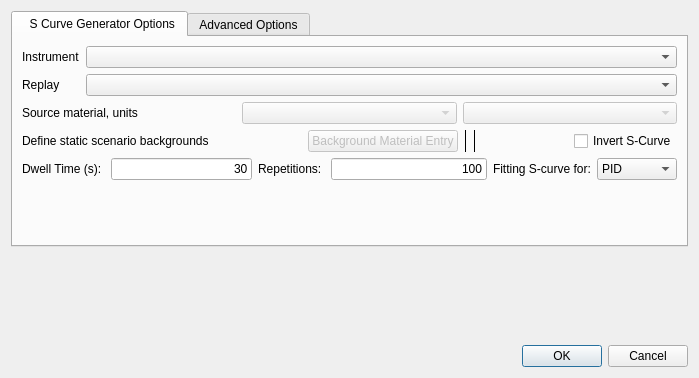
<?xml version="1.0" encoding="UTF-8"?>
<ui version="4.0">
 <class>AutoSCurveDialog</class>
 <widget class="QDialog" name="AutoSCurveDialog">
  <property name="geometry">
   <rect>
    <x>0</x>
    <y>0</y>
    <width>699</width>
    <height>378</height>
   </rect>
  </property>
  <property name="windowTitle">
   <string>Dialog</string>
  </property>
  <layout class="QVBoxLayout" name="verticalLayout_8">
   <item>
    <widget class="QTabWidget" name="tabWidget">
     <property name="layoutDirection">
      <enum>Qt::LayoutDirection::LeftToRight</enum>
     </property>
     <property name="tabPosition">
      <enum>QTabWidget::TabPosition::North</enum>
     </property>
     <property name="tabShape">
      <enum>QTabWidget::TabShape::Rounded</enum>
     </property>
     <property name="currentIndex">
      <number>0</number>
     </property>
     <property name="elideMode">
      <enum>Qt::TextElideMode::ElideRight</enum>
     </property>
     <property name="usesScrollButtons">
      <bool>false</bool>
     </property>
     <widget class="QWidget" name="scurve_generation">
      <attribute name="title">
       <string>  S Curve Generator Options</string>
      </attribute>
      <layout class="QVBoxLayout" name="verticalLayout_2">
       <item>
        <layout class="QFormLayout" name="formLayout">
         <property name="fieldGrowthPolicy">
          <enum>QFormLayout::FieldGrowthPolicy::ExpandingFieldsGrow</enum>
         </property>
         <item row="0" column="1">
          <widget class="QComboBox" name="combo_inst">
           <property name="sizePolicy">
            <sizepolicy hsizetype="Expanding" vsizetype="Fixed">
             <horstretch>0</horstretch>
             <verstretch>0</verstretch>
            </sizepolicy>
           </property>
           <item>
            <property name="text">
             <string/>
            </property>
           </item>
          </widget>
         </item>
         <item row="2" column="1">
          <widget class="QComboBox" name="combo_replay">
           <property name="sizePolicy">
            <sizepolicy hsizetype="Expanding" vsizetype="Fixed">
             <horstretch>0</horstretch>
             <verstretch>0</verstretch>
            </sizepolicy>
           </property>
          </widget>
         </item>
         <item row="2" column="0">
          <widget class="QLabel" name="label_replay">
           <property name="text">
            <string>Replay</string>
           </property>
          </widget>
         </item>
         <item row="0" column="0">
          <widget class="QLabel" name="label_inst">
           <property name="text">
            <string>Instrument</string>
           </property>
          </widget>
         </item>
        </layout>
       </item>
       <item>
        <layout class="QHBoxLayout" name="horizontalLayout_4">
         <item>
          <widget class="QLabel" name="label_mat">
           <property name="text">
            <string>Source material, units</string>
           </property>
          </widget>
         </item>
         <item>
          <widget class="QComboBox" name="combo_mat">
           <property name="enabled">
            <bool>false</bool>
           </property>
           <property name="sizePolicy">
            <sizepolicy hsizetype="Minimum" vsizetype="Fixed">
             <horstretch>0</horstretch>
             <verstretch>0</verstretch>
            </sizepolicy>
           </property>
           <property name="minimumSize">
            <size>
             <width>100</width>
             <height>0</height>
            </size>
           </property>
           <property name="maximumSize">
            <size>
             <width>16777215</width>
             <height>16777215</height>
            </size>
           </property>
           <item>
            <property name="text">
             <string/>
            </property>
           </item>
          </widget>
         </item>
         <item>
          <widget class="QComboBox" name="combo_matdose">
           <property name="enabled">
            <bool>false</bool>
           </property>
           <property name="sizePolicy">
            <sizepolicy hsizetype="Minimum" vsizetype="Fixed">
             <horstretch>0</horstretch>
             <verstretch>0</verstretch>
            </sizepolicy>
           </property>
           <property name="minimumSize">
            <size>
             <width>100</width>
             <height>0</height>
            </size>
           </property>
           <item>
            <property name="text">
             <string/>
            </property>
           </item>
          </widget>
         </item>
        </layout>
       </item>
       <item>
        <layout class="QHBoxLayout" name="horizontalLayout_2">
         <item>
          <widget class="QLabel" name="label_back">
           <property name="text">
            <string>Define static scenario backgrounds</string>
           </property>
          </widget>
         </item>
         <item>
          <spacer name="horizontalSpacer_4">
           <property name="orientation">
            <enum>Qt::Orientation::Horizontal</enum>
           </property>
           <property name="sizeHint" stdset="0">
            <size>
             <width>40</width>
             <height>20</height>
            </size>
           </property>
          </spacer>
         </item>
         <item>
          <widget class="QPushButton" name="btn_bgnd">
           <property name="enabled">
            <bool>false</bool>
           </property>
           <property name="text">
            <string>Background Material Entry</string>
           </property>
          </widget>
         </item>
         <item>
          <widget class="Line" name="line">
           <property name="frameShadow">
            <enum>QFrame::Shadow::Plain</enum>
           </property>
           <property name="orientation">
            <enum>Qt::Orientation::Vertical</enum>
           </property>
          </widget>
         </item>
         <item>
          <widget class="Line" name="line_2">
           <property name="frameShadow">
            <enum>QFrame::Shadow::Plain</enum>
           </property>
           <property name="orientation">
            <enum>Qt::Orientation::Vertical</enum>
           </property>
          </widget>
         </item>
         <item>
          <spacer name="horizontalSpacer_2">
           <property name="orientation">
            <enum>Qt::Orientation::Horizontal</enum>
           </property>
           <property name="sizeHint" stdset="0">
            <size>
             <width>40</width>
             <height>20</height>
            </size>
           </property>
          </spacer>
         </item>
         <item>
          <widget class="QCheckBox" name="check_invert">
           <property name="layoutDirection">
            <enum>Qt::LayoutDirection::LeftToRight</enum>
           </property>
           <property name="text">
            <string>Invert S-Curve</string>
           </property>
          </widget>
         </item>
        </layout>
       </item>
       <item>
        <layout class="QHBoxLayout" name="horizontalLayout_24">
         <item>
          <layout class="QHBoxLayout" name="horizontalLayout_8">
           <item>
            <widget class="QLabel" name="label_dwell">
             <property name="text">
              <string>Dwell Time (s): </string>
             </property>
            </widget>
           </item>
           <item>
            <widget class="QLineEdit" name="line_dwell">
             <property name="text">
              <string>30</string>
             </property>
             <property name="alignment">
              <set>Qt::AlignmentFlag::AlignRight|Qt::AlignmentFlag::AlignTrailing|Qt::AlignmentFlag::AlignVCenter</set>
             </property>
            </widget>
           </item>
          </layout>
         </item>
         <item>
          <layout class="QHBoxLayout" name="horizontalLayout_13">
           <item>
            <widget class="QLabel" name="label_rep">
             <property name="text">
              <string>Repetitions: </string>
             </property>
            </widget>
           </item>
           <item>
            <widget class="QLineEdit" name="line_rep">
             <property name="text">
              <string>100</string>
             </property>
             <property name="alignment">
              <set>Qt::AlignmentFlag::AlignRight|Qt::AlignmentFlag::AlignTrailing|Qt::AlignmentFlag::AlignVCenter</set>
             </property>
            </widget>
           </item>
          </layout>
         </item>
         <item>
          <layout class="QHBoxLayout" name="horizontalLayout_9">
           <item>
            <widget class="QLabel" name="label_resulttype">
             <property name="text">
              <string>Fitting S-curve for:</string>
             </property>
            </widget>
           </item>
           <item>
            <widget class="QComboBox" name="combo_resulttype">
             <property name="minimumSize">
              <size>
               <width>80</width>
               <height>0</height>
              </size>
             </property>
             <item>
              <property name="text">
               <string>PID</string>
              </property>
             </item>
             <item>
              <property name="text">
               <string>C&amp;C</string>
              </property>
             </item>
             <item>
              <property name="text">
               <string>TP</string>
              </property>
             </item>
             <item>
              <property name="text">
               <string>Precision</string>
              </property>
             </item>
             <item>
              <property name="text">
               <string>Recall</string>
              </property>
             </item>
             <item>
              <property name="text">
               <string>Fscore</string>
              </property>
             </item>
            </widget>
           </item>
          </layout>
         </item>
        </layout>
       </item>
       <item>
        <spacer name="verticalSpacer_2">
         <property name="orientation">
          <enum>Qt::Orientation::Vertical</enum>
         </property>
         <property name="sizeHint" stdset="0">
          <size>
           <width>20</width>
           <height>40</height>
          </size>
         </property>
        </spacer>
       </item>
      </layout>
     </widget>
     <widget class="QWidget" name="advanced_options">
      <attribute name="title">
       <string>Advanced Options</string>
      </attribute>
      <layout class="QVBoxLayout" name="verticalLayout">
       <item>
        <layout class="QHBoxLayout" name="horizontalLayout_14">
         <item>
          <widget class="QLabel" name="label_19">
           <property name="toolTip">
            <string>&lt;html&gt;&lt;head/&gt;&lt;body&gt;&lt;p&gt;Number of points on the edge of the S-curve going from 0 to 1&lt;/p&gt;&lt;/body&gt;&lt;/html&gt;</string>
           </property>
           <property name="text">
            <string># Points on Rising Edge</string>
           </property>
          </widget>
         </item>
         <item>
          <spacer name="horizontalSpacer_5">
           <property name="orientation">
            <enum>Qt::Orientation::Horizontal</enum>
           </property>
           <property name="sizeHint" stdset="0">
            <size>
             <width>40</width>
             <height>20</height>
            </size>
           </property>
          </spacer>
         </item>
         <item>
          <widget class="QLineEdit" name="line_edge">
           <property name="enabled">
            <bool>true</bool>
           </property>
           <property name="text">
            <string>5</string>
           </property>
          </widget>
         </item>
         <item>
          <spacer name="horizontalSpacer_3">
           <property name="orientation">
            <enum>Qt::Orientation::Horizontal</enum>
           </property>
           <property name="sizeHint" stdset="0">
            <size>
             <width>40</width>
             <height>20</height>
            </size>
           </property>
          </spacer>
         </item>
         <item>
          <widget class="QLabel" name="label_endpoints">
           <property name="text">
            <string># Points on each end</string>
           </property>
          </widget>
         </item>
         <item>
          <widget class="QLineEdit" name="line_ends">
           <property name="text">
            <string>3</string>
           </property>
          </widget>
         </item>
        </layout>
       </item>
       <item>
        <layout class="QHBoxLayout" name="horizontalLayout_50">
         <item>
          <layout class="QHBoxLayout" name="horizontalLayout_16">
           <item>
            <layout class="QHBoxLayout" name="horizontalLayout_10">
             <item>
              <widget class="QCheckBox" name="check_minx">
               <property name="toolTip">
                <string>&lt;html&gt;&lt;head/&gt;&lt;body&gt;&lt;p&gt;If you know the range that the rising edge might be, guessing near it might hasten convergence&lt;/p&gt;&lt;/body&gt;&lt;/html&gt;</string>
               </property>
               <property name="text">
                <string>Min x init guess</string>
               </property>
              </widget>
             </item>
             <item>
              <spacer name="horizontalSpacer">
               <property name="orientation">
                <enum>Qt::Orientation::Horizontal</enum>
               </property>
               <property name="sizeHint" stdset="0">
                <size>
                 <width>40</width>
                 <height>20</height>
                </size>
               </property>
              </spacer>
             </item>
             <item>
              <widget class="QLineEdit" name="line_minx">
               <property name="enabled">
                <bool>false</bool>
               </property>
               <property name="text">
                <string>0.00000001</string>
               </property>
              </widget>
             </item>
            </layout>
           </item>
           <item>
            <layout class="QHBoxLayout" name="horizontalLayout_17">
             <item>
              <widget class="QCheckBox" name="check_maxx">
               <property name="toolTip">
                <string>&lt;html&gt;&lt;head/&gt;&lt;body&gt;&lt;p&gt;If you know the range that the rising edge might
                 be, guessing near it might hasten convergence&lt;/p&gt;&lt;/body&gt;&lt;/html&gt;
                </string>
               </property>
               <property name="text">
                <string>Max x init guess</string>
               </property>
              </widget>
             </item>
             <item>
              <spacer name="horizontalSpacer_6">
               <property name="orientation">
                <enum>Qt::Orientation::Horizontal</enum>
               </property>
               <property name="sizeHint" stdset="0">
                <size>
                 <width>40</width>
                 <height>20</height>
                </size>
               </property>
              </spacer>
             </item>
             <item>
              <widget class="QLineEdit" name="line_maxx">
               <property name="enabled">
                <bool>false</bool>
               </property>
               <property name="text">
                <string>0.001</string>
               </property>
              </widget>
             </item>
            </layout>
           </item>
          </layout>
         </item>
        </layout>
       </item>
       <item>
        <layout class="QHBoxLayout" name="horizontalLayout_18">
         <item>
          <widget class="QLabel" name="label_20">
           <property name="toolTip">
            <string>&lt;html&gt;&lt;head/&gt;&lt;body&gt;&lt;p&gt;Using less repetitions may improve convergence speed, but has a higher risk of giving erroneous results&lt;/p&gt;&lt;/body&gt;&lt;/html&gt;</string>
           </property>
           <property name="text">
            <string>Repetitions for initial guesses</string>
           </property>
          </widget>
         </item>
         <item>
          <spacer name="horizontalSpacer_7">
           <property name="orientation">
            <enum>Qt::Orientation::Horizontal</enum>
           </property>
           <property name="sizeHint" stdset="0">
            <size>
             <width>40</width>
             <height>20</height>
            </size>
           </property>
          </spacer>
         </item>
         <item>
          <widget class="QLineEdit" name="line_initrep">
           <property name="enabled">
            <bool>true</bool>
           </property>
           <property name="text">
            <string>10</string>
           </property>
          </widget>
         </item>
        </layout>
       </item>
       <item>
        <layout class="QHBoxLayout" name="horizontalLayout_12">
         <item>
          <widget class="QCheckBox" name="check_addpoints">
           <property name="toolTip">
            <string>&lt;html&gt;&lt;head/&gt;&lt;body&gt;&lt;p&gt;These points will help find the S-curve and will always be included in the final S-curve plot and results&lt;/p&gt;&lt;/body&gt;&lt;/html&gt;</string>
           </property>
           <property name="text">
            <string>Additional points to include in S-Curve</string>
           </property>
          </widget>
         </item>
         <item>
          <widget class="QLineEdit" name="line_addpoints">
           <property name="enabled">
            <bool>false</bool>
           </property>
           <property name="alignment">
            <set>Qt::AlignmentFlag::AlignLeading|Qt::AlignmentFlag::AlignLeft|Qt::AlignmentFlag::AlignVCenter</set>
           </property>
          </widget>
         </item>
        </layout>
       </item>
       <item>
        <layout class="QHBoxLayout" name="horizontalLayout_68">
         <item>
          <widget class="QCheckBox" name="check_cleanup">
           <property name="layoutDirection">
            <enum>Qt::LayoutDirection::LeftToRight</enum>
           </property>
           <property name="text">
            <string>Remove S-curve range-finding scenarios from database upon convergence</string>
           </property>
           <property name="tristate">
            <bool>false</bool>
           </property>
          </widget>
         </item>
        </layout>
       </item>
       <item>
        <layout class="QHBoxLayout" name="horizontalLayout_67">
         <item>
          <widget class="QCheckBox" name="check_name">
           <property name="text">
            <string>Set custom group name for S-curve scenarios</string>
           </property>
          </widget>
         </item>
         <item>
          <widget class="QLineEdit" name="line_name">
           <property name="enabled">
            <bool>false</bool>
           </property>
           <property name="text">
            <string>[Default]</string>
           </property>
           <property name="alignment">
            <set>Qt::AlignmentFlag::AlignLeading|Qt::AlignmentFlag::AlignLeft|Qt::AlignmentFlag::AlignVCenter</set>
           </property>
          </widget>
         </item>
        </layout>
       </item>
       <item>
        <layout class="QHBoxLayout" name="horizontalLayout_5">
         <item>
          <layout class="QHBoxLayout" name="horizontalLayout_11">
           <item>
            <widget class="QLabel" name="label_21">
             <property name="toolTip">
              <string>&lt;html&gt;&lt;head/&gt;&lt;body&gt;&lt;p&gt;Highest value that will be considered as the bottom of the S-curve. Must be between 0 and 1.&lt;/p&gt;&lt;/body&gt;&lt;/html&gt;</string>
             </property>
             <property name="text">
              <string>Lower bound for S-Curve:</string>
             </property>
            </widget>
           </item>
           <item>
            <widget class="QLineEdit" name="line_lowerbound">
             <property name="enabled">
              <bool>true</bool>
             </property>
             <property name="text">
              <string>0.1</string>
             </property>
            </widget>
           </item>
          </layout>
         </item>
         <item>
          <layout class="QHBoxLayout" name="horizontalLayout_15">
           <item>
            <widget class="QLabel" name="label_22">
             <property name="toolTip">
              <string>&lt;html&gt;&lt;head/&gt;&lt;body&gt;&lt;p&gt;Lowest value that will be considered as the top of the S-curve. Must be between 0 and 1.&lt;/p&gt;&lt;/body&gt;&lt;/html&gt;</string>
             </property>
             <property name="text">
              <string>Upper bound for S-Curve:</string>
             </property>
            </widget>
           </item>
           <item>
            <widget class="QLineEdit" name="line_upperbound">
             <property name="enabled">
              <bool>true</bool>
             </property>
             <property name="text">
              <string>0.9</string>
             </property>
            </widget>
           </item>
          </layout>
         </item>
        </layout>
       </item>
      </layout>
     </widget>
    </widget>
   </item>
   <item>
    <spacer name="verticalSpacer">
     <property name="orientation">
      <enum>Qt::Orientation::Vertical</enum>
     </property>
     <property name="sizeHint" stdset="0">
      <size>
       <width>20</width>
       <height>40</height>
      </size>
     </property>
    </spacer>
   </item>
   <item>
    <layout class="QHBoxLayout" name="horizontalLayout_3">
     <item>
      <widget class="QDialogButtonBox" name="buttonBox">
       <property name="enabled">
        <bool>true</bool>
       </property>
       <property name="orientation">
        <enum>Qt::Orientation::Horizontal</enum>
       </property>
       <property name="standardButtons">
        <set>QDialogButtonBox::StandardButton::Cancel|QDialogButtonBox::StandardButton::Ok</set>
       </property>
      </widget>
     </item>
    </layout>
   </item>
  </layout>
 </widget>
 <resources/>
 <connections>
  <connection>
   <sender>buttonBox</sender>
   <signal>accepted()</signal>
   <receiver>AutoSCurveDialog</receiver>
   <slot>accept()</slot>
   <hints>
    <hint type="sourcelabel">
     <x>369</x>
     <y>299</y>
    </hint>
    <hint type="destinationlabel">
     <x>6</x>
     <y>170</y>
    </hint>
   </hints>
  </connection>
  <connection>
   <sender>buttonBox</sender>
   <signal>rejected()</signal>
   <receiver>AutoSCurveDialog</receiver>
   <slot>reject()</slot>
   <hints>
    <hint type="sourcelabel">
     <x>283</x>
     <y>299</y>
    </hint>
    <hint type="destinationlabel">
     <x>9</x>
     <y>208</y>
    </hint>
   </hints>
  </connection>
  <connection>
   <sender>check_name</sender>
   <signal>clicked(bool)</signal>
   <receiver>line_name</receiver>
   <slot>setEnabled(bool)</slot>
   <hints>
    <hint type="sourcelabel">
     <x>191</x>
     <y>219</y>
    </hint>
    <hint type="destinationlabel">
     <x>625</x>
     <y>221</y>
    </hint>
   </hints>
  </connection>
  <connection>
   <sender>combo_mat</sender>
   <signal>currentIndexChanged(QString)</signal>
   <receiver>combo_matdose</receiver>
   <slot>show()</slot>
   <hints>
    <hint type="sourcelabel">
     <x>309</x>
     <y>113</y>
    </hint>
    <hint type="destinationlabel">
     <x>464</x>
     <y>113</y>
    </hint>
   </hints>
  </connection>
  <connection>
   <sender>check_minx</sender>
   <signal>clicked(bool)</signal>
   <receiver>line_minx</receiver>
   <slot>setEnabled(bool)</slot>
   <hints>
    <hint type="sourcelabel">
     <x>109</x>
     <y>92</y>
    </hint>
    <hint type="destinationlabel">
     <x>344</x>
     <y>94</y>
    </hint>
   </hints>
  </connection>
  <connection>
   <sender>check_maxx</sender>
   <signal>clicked(bool)</signal>
   <receiver>line_maxx</receiver>
   <slot>setEnabled(bool)</slot>
   <hints>
    <hint type="sourcelabel">
     <x>452</x>
     <y>92</y>
    </hint>
    <hint type="destinationlabel">
     <x>673</x>
     <y>94</y>
    </hint>
   </hints>
  </connection>
  <connection>
   <sender>check_addpoints</sender>
   <signal>clicked(bool)</signal>
   <receiver>line_addpoints</receiver>
   <slot>setEnabled(bool)</slot>
   <hints>
    <hint type="sourcelabel">
     <x>119</x>
     <y>156</y>
    </hint>
    <hint type="destinationlabel">
     <x>649</x>
     <y>157</y>
    </hint>
   </hints>
  </connection>
 </connections>
</ui>
